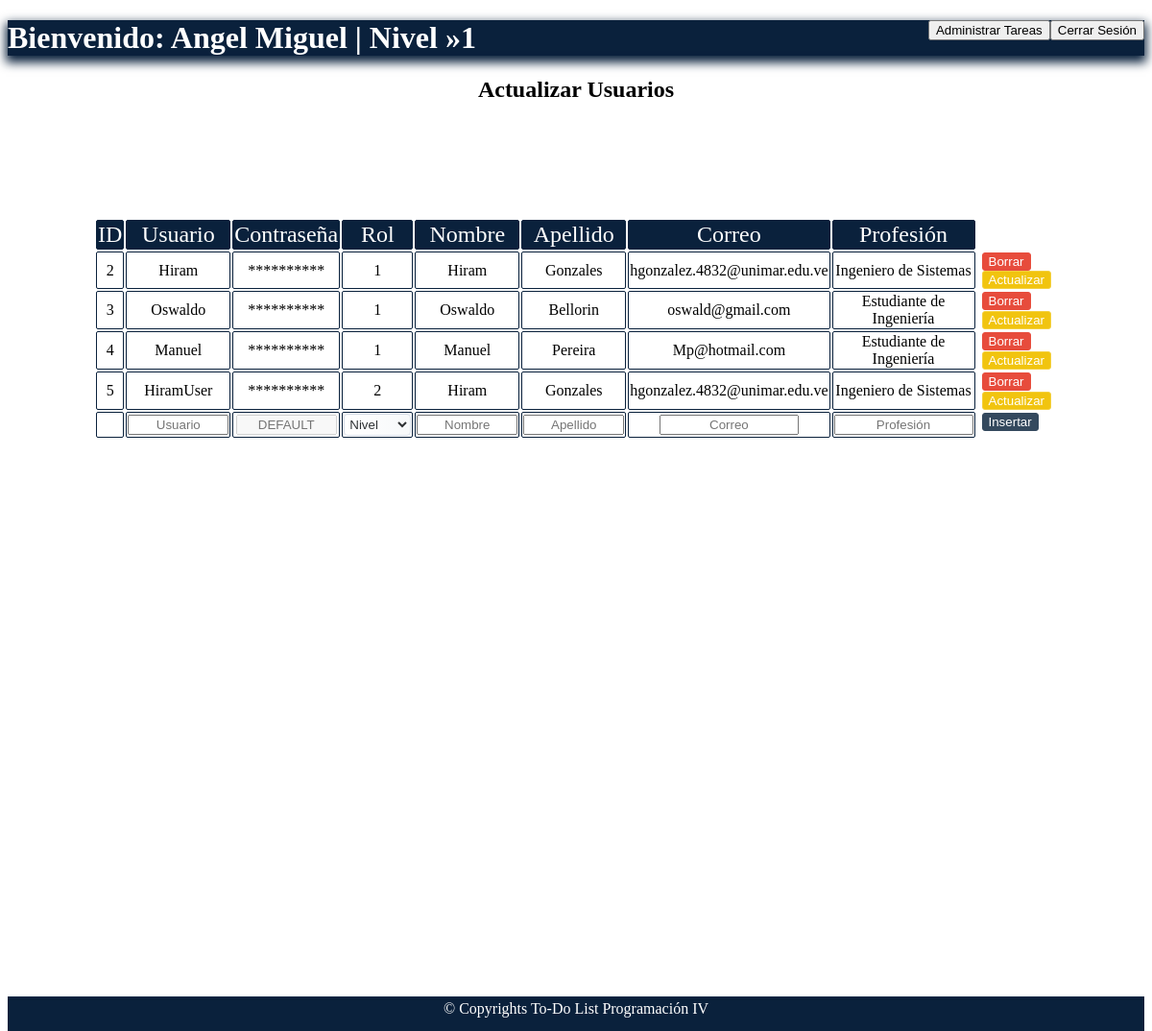
Page /Sistema/CRUD_ADMIN_USUARIOS.php (signed in) on the committed database.
### tables this page shows
CREATE TABLE `usuarios_pass` (
  `ID` int(11) NOT NULL,
  `USUARIOS` varchar(20) NOT NULL,
  `PASSWORD` varchar(255) NOT NULL,
  `ROL` int(1) NOT NULL,
  `NOMBRE` varchar(20) NOT NULL,
  `APELLIDO` varchar(20) NOT NULL,
  `CORREO` varchar(50) NOT NULL,
  `PROFESION` varchar(30) NOT NULL
);

### Sistema/CRUD_ADMIN_USUARIOS.php (the view, shortened to what this page needs)
<!doctype html>
<html>
<head>
<link rel="stylesheet" type="text/css" href="CSS/hoja.css">
</head>
<body>
 <header class="headerusuarios">
   <h1>Bienvenido:  <?php echo $_SESSION["usuario"] ?> | Nivel »<?php echo $_SESSION["rol"]?><button style="position:relative;float:right;"><a href="../cierre.php" style="text-decoration:none;color:black;">Cerrar Sesión</a></button><button style="position:relative;float:right;"><a href="CRUD_ADMIN.php" style="text-decoration:none;color:black;">Administrar Tareas</a></button> </h1>
       <center><h2>Actualizar Usuarios</h2></center>
   </header>
<?php
    include("conexion.php");
    $registros=$base->query("SELECT * FROM USUARIOS_PASS WHERE ID<>{$_SESSION["id"]}")->fetchALL(PDO::FETCH_OBJ);
?>
 <form action="../insertar_user_admin.php" method="post">
  <table width="50%" border="0" align="center" style="position:relative;top:100px;">
    <tr >
      <td class="primera_fila">ID</td>
      <td class="primera_fila">Usuario</td>
      <td class="primera_fila">Contraseña</td>
      <td class="primera_fila">Rol</td>
      <td class="primera_fila">Nombre</td>
      <td class="primera_fila">Apellido</td>
      <td class="primera_fila">Correo</td>
      <td class="primera_fila">Profesión</td>
    </tr>
<?php
    foreach($registros as $persona):?>
   	<tr>
      <td><?php echo $persona->ID?> </td>
      <td><?php echo $persona->USUARIOS?></td>
      <td><?php echo "**********"?></td>
      <td><?php echo $persona->ROL?></td>
      <td><?php echo $persona->NOMBRE?></td>
      <td><?php echo $persona->APELLIDO?></td>
      <td><?php echo $persona->CORREO?></td>
      <td><?php echo $persona->PROFESION?></td>
      <td class="bot">
      <a href="BORRAR_ADMIN_USUARIOS.php?ID=<?php echo $persona->ID?>">
      <input type='button' name='del' id='del' value='Borrar' style="background:rgba(231, 76, 60);color:white;border:1px solid rgba(231, 76, 60);border-radius:3px 3px 3px 3px;">
      </a>
      </td>
      <td class='bot'>
      <a href="EDITAR_ADMIN_USUARIOS.php?ID=<?php echo $persona->ID?> & username=<?php echo $persona->USUARIOS?> & usupass=<?php echo $persona->PASSWORD?> & usurol=<?php echo $persona->ROL?> & name=<?php echo $persona->NOMBRE?> & lastname=<?php echo $persona->APELLIDO?> & email=<?php echo $persona->CORREO?> & usuprof=<?php echo $persona->PROFESION?>">
      <input type='button' name='up' id='up' value='Actualizar'  style="background:rgba(241, 196, 15);color:white;border:1px solid rgba(244, 208, 63);border-radius:3px 3px 3px 3px;">
      </a>
      </td>
    </tr>
<?php
    endforeach;
?>
	<tr>
	<td></td>
      <td><input type='text' name='usu' size='10' class='centrado' placeholder="Usuario" required></td>
      <td><input type='password' name='pass' size='10' class='centrado' placeholder="DEFAULT" disabled></td>
       <td>
         <select name="nivel" id="nivel" required>
         <option value="" selected="select" hidden>Nivel</option>
          </select>
      </td>
      <td><input type='text' name='nom' size='10' class='centrado' placeholder="Nombre" required></td>
      <td><input type='text' name='ape' size='10' class='centrado' placeholder="Apellido" required></td>
      <td><input type='email' name='email' size='15' class='centrado' placeholder="Correo" required></td>
      <td><input type='text' name='prof' size='15' class='centrado' placeholder="Profesión" required></td>
      <td class='bot'><input type='submit' name='cr' id='cr' value='Insertar' style="background:rgba(52, 73, 94);color:white;border:1px solid rgba(52, 73, 94);border-radius:3px 3px 3px 3px;"></td></tr>
  </table>
</form>
<p>&nbsp;</p>
 <footer class="footerusuarios">© Copyrights To-Do List Programación IV</footer>
</body>
</html>

### Sistema/CSS/hoja.css (style rules this page uses)
h1 { text-align:center; }
body { background-color:white; }
table { position: relative; top:-70px; }
table td { text-align:center; border:1px solid rgba(10, 33, 60 ); border-radius:2px 2px 2px 2px; }
table .bot { padding:0 5px; display:inline; border:0; }
table .primera_fila { font-size:1.5em; text-decoration:none; color:white; background-color:rgba(10, 33, 60 ); }
.centrado { text-align:center; }
.footerusuarios { background:rgba(10, 33, 60); font-family:Times; text-align: center; position:relative; top:39.4em; height:2em; color:white; border-top:4px ridge rgba(10, 33, 60,.05 ); }
.headerusuarios h1 { background:rgba(10, 33, 60 ); font-family:Times; text-align:left; position:relative; height:1em; color:white; z-index:1; border-bottom:5px solid rgba(10, 33, 60,.5); box-shadow:0px 5px 10px 2px rgba(10, 33, 60 ); }
select { border: 1px solid #DBE1EB; font-family: Arial, Verdana; padding-left: 1px; padding-right: 1px; padding-top: 2px; padding-bottom: 2px; border-radius: 4px; -moz-border-radius: 4px; -webkit-border-radius: 4px; -o-border-radius: 4px; background: #FFFFFF; background: linear-gradient(left, #FFFFFF, #F7F9FA); background: -moz-linear-gradient(left, #FFFFFF, #F7F9FA); background: -webkit-linear-gradient(left, #FFFFFF, #F7F9FA); background: -o-linear-gradient(left, #FFFFFF, #F7F9FA); color: #2E3133; }
select option { border: 1px solid #DBE1EB; border-radius: 4px; -moz-border-radius: 4px; -webkit-border-radius: 4px; -o-border-radius: 4px; }

### rows in the picture
usuarios_pass: ID "2", USUARIOS "Hiram", ROL "1", NOMBRE "Hiram", APELLIDO "Gonzales", CORREO "hgonzalez.4832@unimar.edu.ve", PROFESION "Ingeniero de Sistemas"
usuarios_pass: ID "3", USUARIOS "Oswaldo", ROL "1", NOMBRE "Oswaldo", APELLIDO "Bellorin", CORREO "oswald@gmail.com", PROFESION "Estudiante de Ingeniería"
usuarios_pass: ID "4", USUARIOS "Manuel", ROL "1", NOMBRE "Manuel", APELLIDO "Pereira", CORREO "Mp@hotmail.com", PROFESION "Estudiante de Ingeniería"
usuarios_pass: ID "5", USUARIOS "HiramUser", ROL "2", NOMBRE "Hiram", APELLIDO "Gonzales", CORREO "hgonzalez.4832@unimar.edu.ve", PROFESION "Ingeniero de Sistemas"

### other values in the picture
$_SESSION["usuario"] "Angel Miguel"
$_SESSION["rol"] "1"
